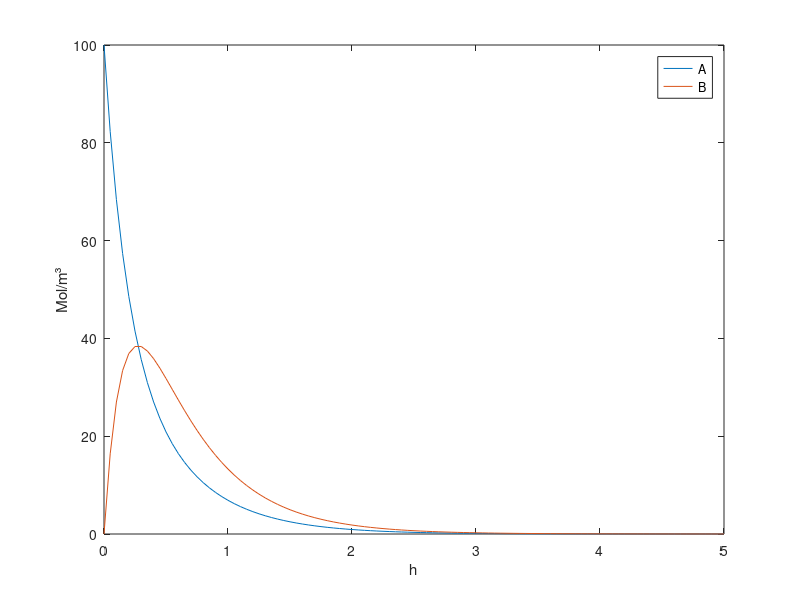

This figure's MATLAB source:
clear all
clc
A = [-4,1;4,-4];
h = 0.05;
x0 = [100;0];
t = 5;
i = 1;
for j = 0:h:t
    x(:,i) = expm(A*j)*x0;
    tempo(i) = j;
    i = i+1;
end
x;
A=x(1,:)'
B =x(2,:)'
tempo'
plot(tempo,A)
hold on
plot(tempo,B)
xlabel('h')
ylabel('Mol/m³')
legend('A','B')